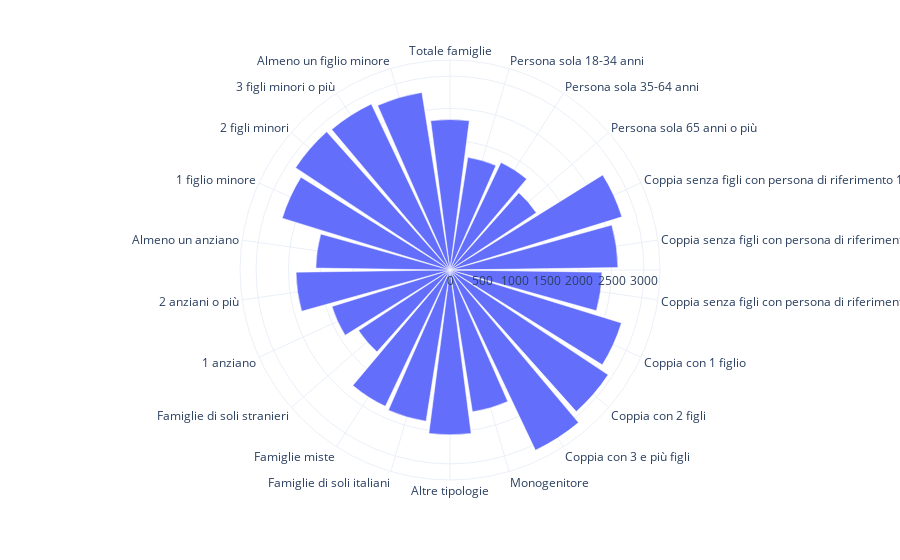

Notebook source saved alongside this figure:
### Code cell
mask = df2[(df2['Anno'] == 2020) & (df2['Territorio']=='Italia') & (df2['Coicop (DESC)']=='Totale')]
fig = px.bar_polar(
    mask,
    r=mask["Spesa media"],
    theta=mask["Tipologia famigliare"],
    #color=mask["total exports"],
    template="plotly_white",
    color_continuous_scale=px.colors.sequential.Plasma,
    log_r=False,
)
fig.show()

### Figure 1 — Plotly figure (JSON) as saved in the notebook; plotly's stock layout.template omitted (floating-point values rounded to 4 significant figures)
{"data": [{"hovertemplate": "Spesa media=%{r}<br>Tipologia famigliare=%{theta}<extra></extra>", "legendgroup": "", "marker": {"color": "#636efa", "pattern": {"shape": ""}}, "name": "", "r": [2328.0, 1764.0, 1842.0, 1602.0, 2783.0, 2598.0, 2351.0, 2776.0, 2935.0, 3086.0, 2222.0, 2550.0, 2369.0, 2334.0, 1697.0, 1911.0, 2382.0, 2075.0, 2716.0, 2866.0, 2842.0, 2782.0], "showlegend": false, "subplot": "polar", "theta": ["Totale famiglie", "Persona sola 18-34 anni", "Persona sola 35-64 anni", "Persona sola 65 anni o più", "Coppia senza figli con persona di riferimento 18-34 anni", "Coppia senza figli con persona di riferimento 35-64 anni", "Coppia senza figli con persona di riferimento 65 anni o più", "Coppia con 1 figlio", "Coppia con 2 figli", "Coppia con 3 e più figli", "Monogenitore", "Altre tipologie", "Famiglie di soli italiani", "Famiglie miste", "Famiglie di soli stranieri", "1 anziano", "2 anziani o più", "Almeno un anziano", "1 figlio minore", "2 figli minori", "3 figli minori o più", "Almeno un figlio minore"], "type": "barpolar"}], "layout": {"barmode": "relative", "legend": {"tracegroupgap": 0}, "margin": {"t": 60}, "polar": {"angularaxis": {"direction": "clockwise", "rotation": 90}, "domain": {"x": [0, 1], "y": [0, 1]}}}}
